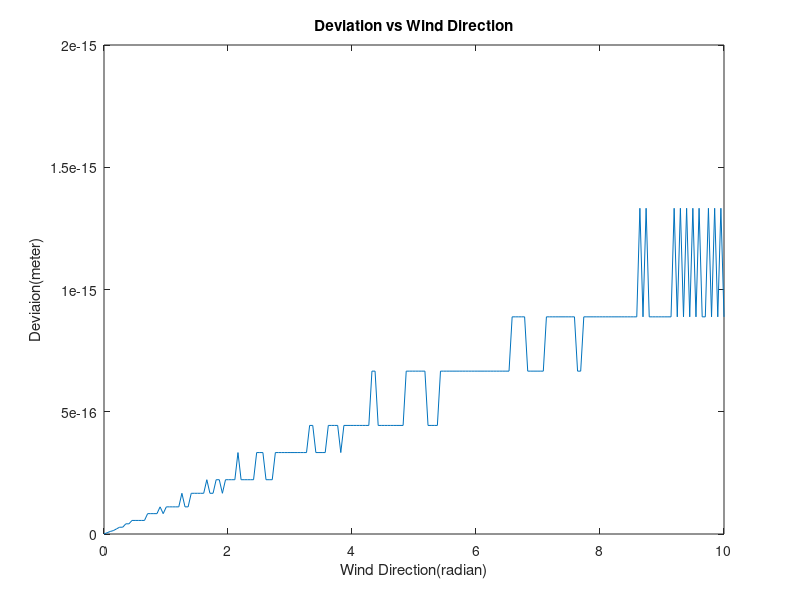

Write MATLAB code to recreate this figure.
clc;
clear all;
close all;
%with wind in 3D 
a_r = pi/4
a = pi/6
a_w= pi/3
va = linspace(0, 10,200)
vw = linspace(0,10,200)

d = va*(sin(a_r-a))+vw.*sin(a_r-a_w)
plot(vw,abs(d))
title('Deviation vs Wind Direction')
xlabel('Wind Direction(radian)')
ylabel('Deviaion(meter)')

